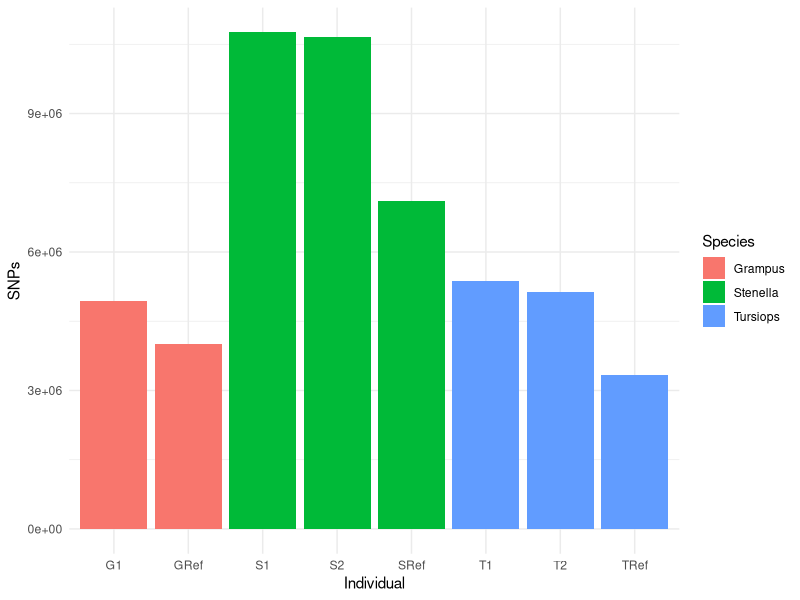
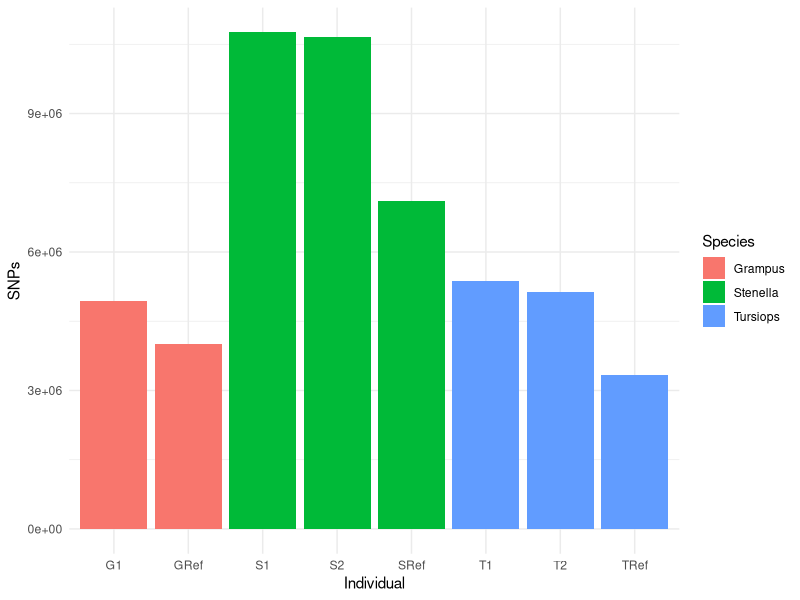

Write R code to recreate these figures, in order.
###########
# Flipper calculate SNP ratios
###########
setwd("~/flipper/")
library(ggplot2)

# Tursiops
tref <- 3326478
t1 <- 5369212
t2 <- 5123166
tursiops <- mean(c(t1 / tref, t2 / tref))
print(tursiops)

# Stenella
sref <- 7095215
s1 <- 10757121
s2 <- 10665600
stenella <- mean(c(s1 / sref, s2 / sref))
print(stenella)

# Grampus
gref <- 4009395
g1 <- 4927483
grampus <- g1 / gref
print(grampus)


df <- data.frame(SNPs = c(tref, t1, t2, sref, s1, s2, gref, g1), 
                 Species = c("Tursiops", "Tursiops", "Tursiops", "Stenella", "Stenella", "Stenella", "Grampus", "Grampus"),
                 Type = c("Reference", "NonReference", "NonReference", "Reference", "NonReference", "NonReference", "Reference", "NonReference"),
                 Individual = c("TRef", "T1", "T2", "SRef", "S1", "S2", "GRef", "G1"))

ggplot(df, aes(x=Individual, y = SNPs, fill = Species)) +
  geom_bar(stat="identity") +
  theme_minimal()

ggsave("barplot_SNP_numbers.png", width=5, height=5)
